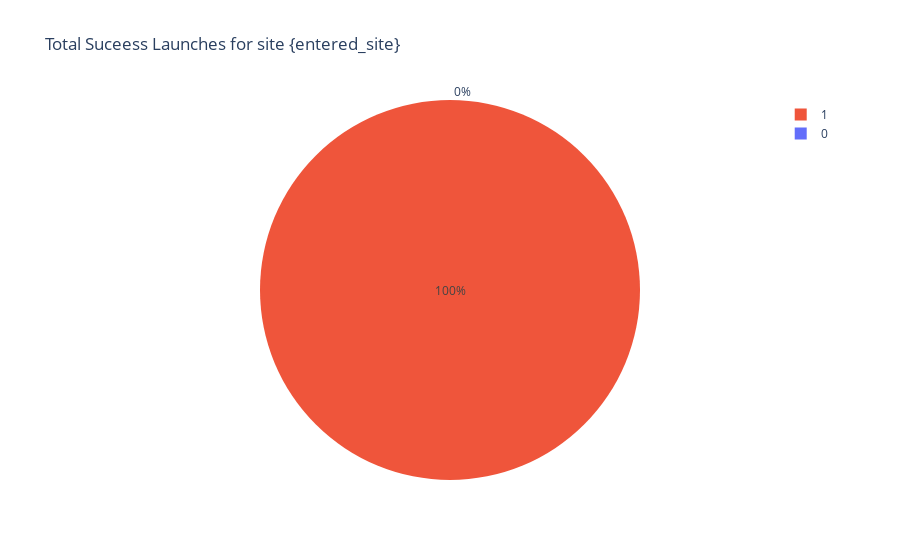

Notebook code for this chart:
### Code cell
fig = px.pie(data_frame=filtered_df,values="class",names="class",color='class',title="Total Suceess Launches for site {entered_site}")
fig.show()

### Figure 1 — Plotly figure (JSON) as saved in the notebook; plotly's stock layout.template omitted (floating-point values rounded to 4 significant figures)
{"data": [{"customdata": [[0], [0], [0], [0], [0], [0], [0], [0], [0], [0], [0], [0], [0], [0], [0], [0], [0], [1], [1], [0], [1], [1], [1], [0], [1], [1]], "domain": {"x": [0, 1], "y": [0, 1]}, "hovertemplate": "class=%{customdata[0]}<extra></extra>", "labels": [0, 0, 0, 0, 0, 0, 0, 0, 0, 0, 0, 0, 0, 0, 0, 0, 0, 1, 1, 0, 1, 1, 1, 0, 1, 1], "legendgroup": "", "marker": {"colors": ["#636efa", "#636efa", "#636efa", "#636efa", "#636efa", "#636efa", "#636efa", "#636efa", "#636efa", "#636efa", "#636efa", "#636efa", "#636efa", "#636efa", "#636efa", "#636efa", "#636efa", "#EF553B", "#EF553B", "#636efa", "#EF553B", "#EF553B", "#EF553B", "#636efa", "#EF553B", "#EF553B"]}, "name": "", "showlegend": true, "type": "pie", "values": [0, 0, 0, 0, 0, 0, 0, 0, 0, 0, 0, 0, 0, 0, 0, 0, 0, 1, 1, 0, 1, 1, 1, 0, 1, 1]}], "layout": {"autosize": true, "legend": {"tracegroupgap": 0}, "title": {"text": "Total Suceess Launches for site {entered_site}"}}}
